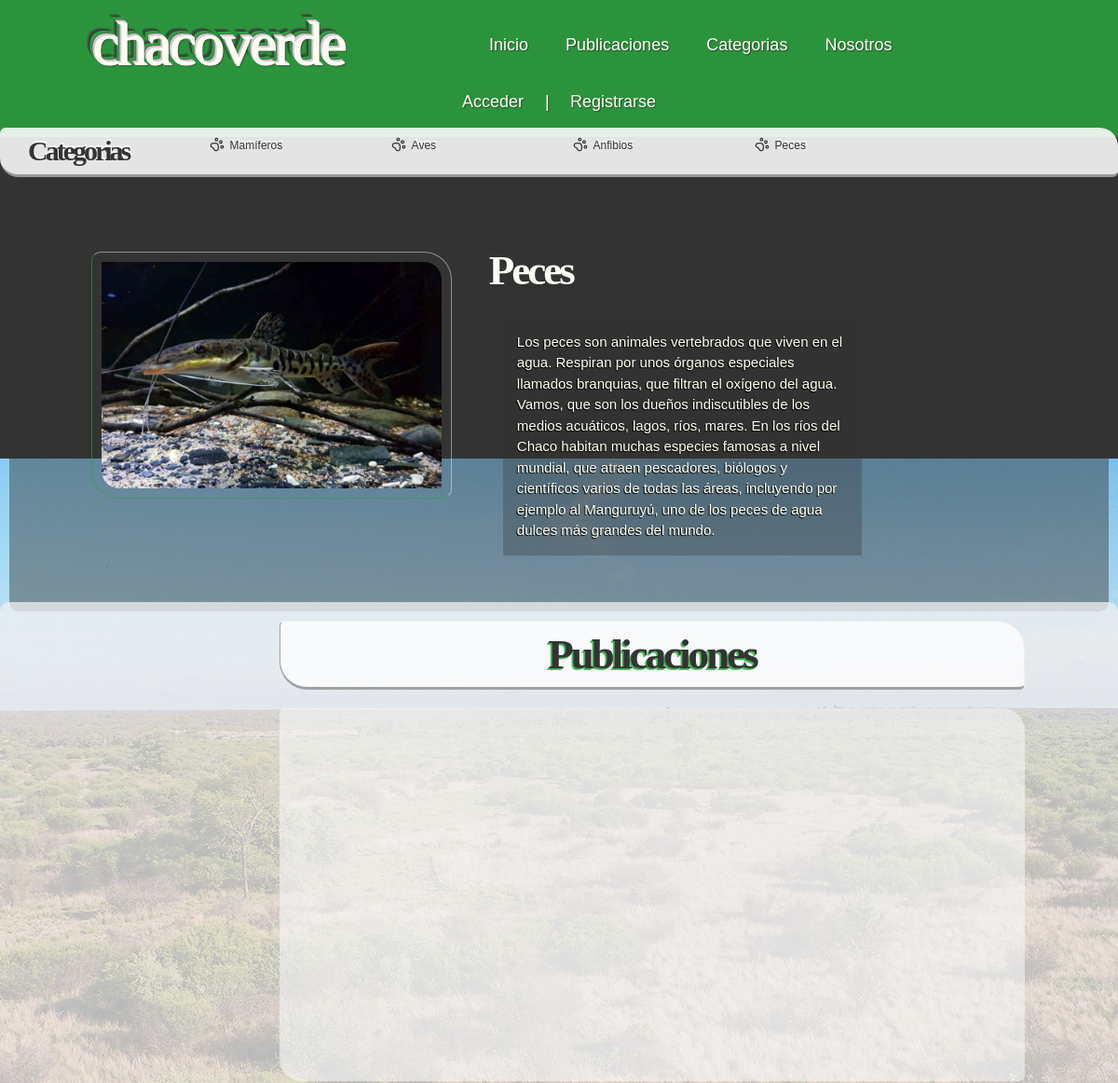
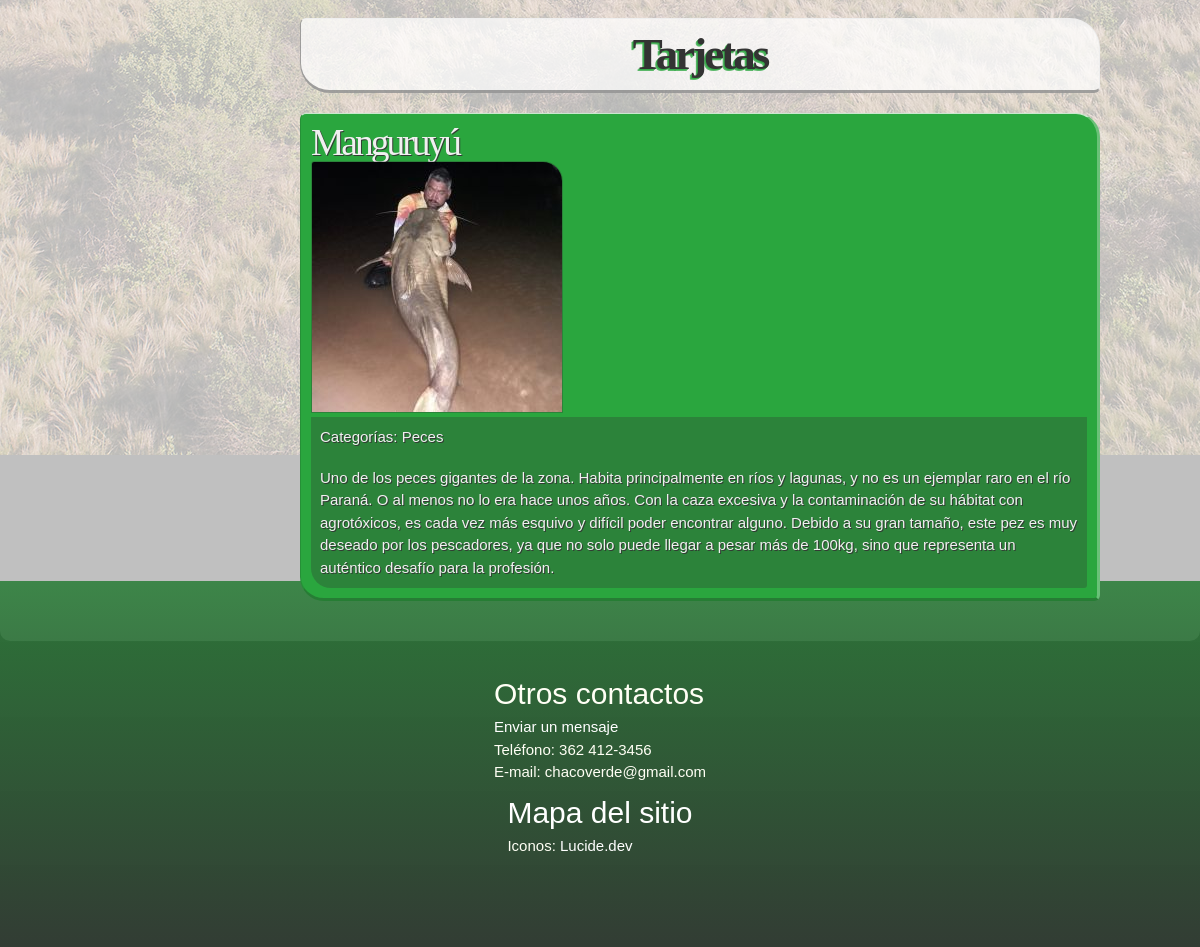
Page /categorias/filtrado_categoria_todo/4 on the earlier database version (2 pictures, top to bottom).
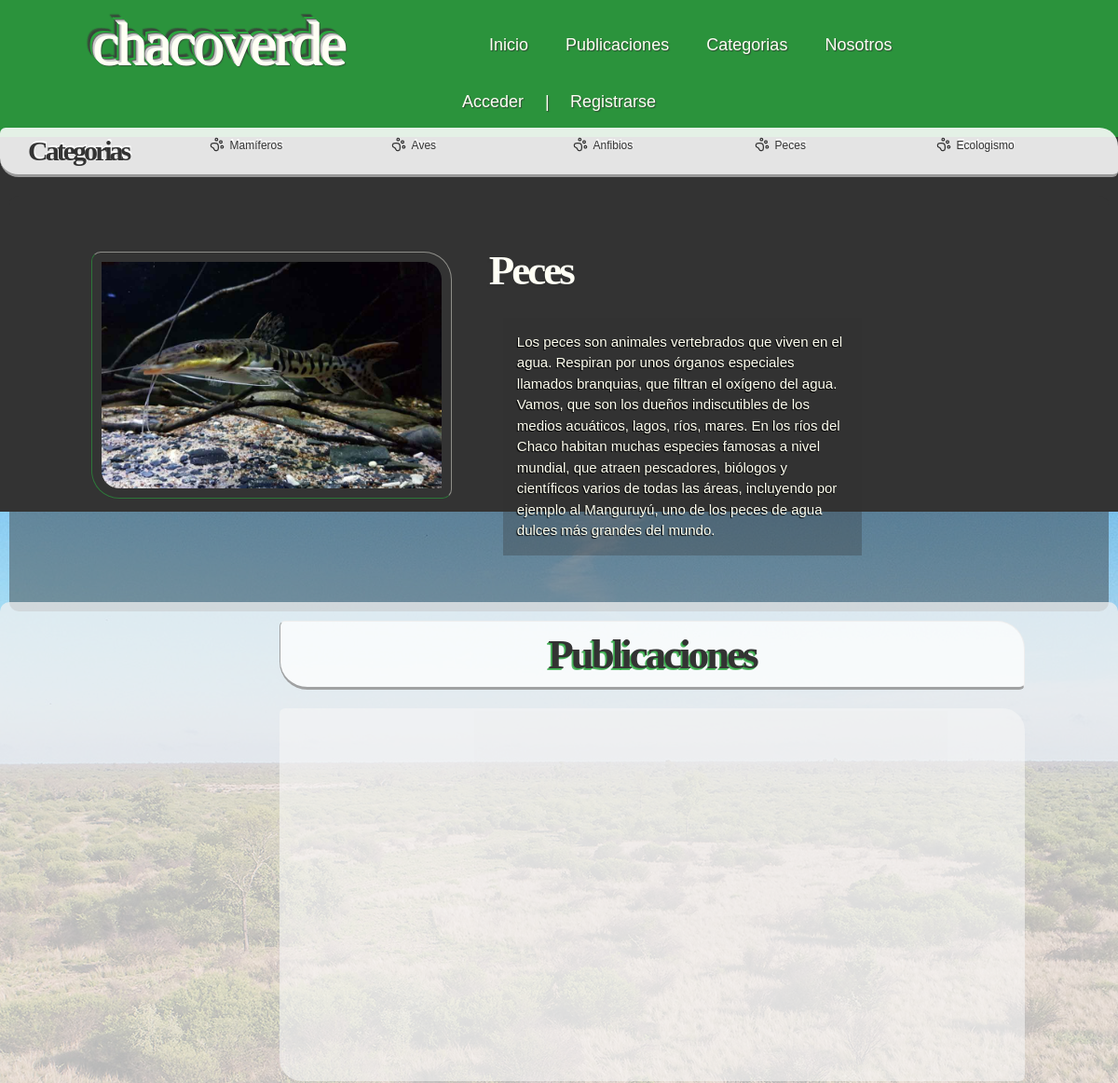
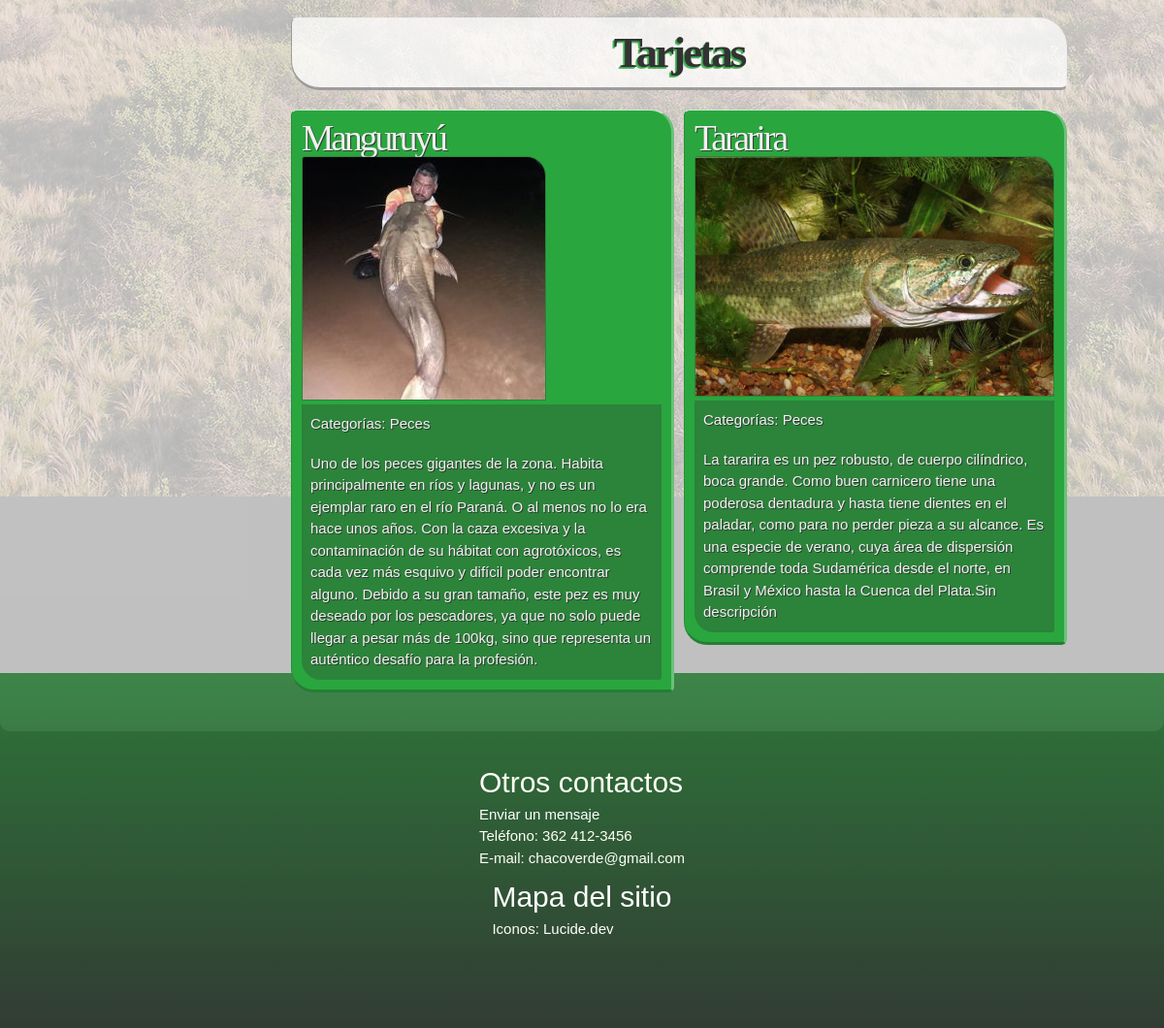
Same page on the later database version (2 pictures, top to bottom).
### apps/categorias/models.py (models this page shows, shortened)
class Categoria_Sobre(models.Model):
	sobre = models.CharField(max_length = 100)
	imagen = models.ImageField(upload_to = 'categorias_foto')
	descripcion = models.TextField(default= None)

### apps/tarjetas/models.py (models this page shows, shortened)
class Tarjeta(models.Model):
	nombre = models.CharField(max_length = 100)
	descripcion = models.TextField(default="Sin descripción")
	imagen = models.ImageField(upload_to = 'tarjetas_fotos')
	categoria_sobre = models.ManyToManyField(Categoria_Sobre)

### apps/categorias/views.py (the view)
# urls.py: path('filtrado_categoria_todo/<int:pk>', views.filtro_categoria_todo, name = 'path_filtrado_categoria_todo'),
def filtro_categoria_todo(request,pk):
	c = Categoria_Sobre.objects.get(pk = pk)
	cat = Categoria_Sobre.objects.get(pk = pk)
	p = Post.objects.filter(categoria_sobre = c)
	t = Tarjeta.objects.filter(categoria_sobre = c)
	context = {}
	context['posts'] = p
	context['tarjetas'] = t
	context['cat'] = cat
	categorias = Categoria_Sobre.objects.all()
	context['categorias'] = categorias
	return render(request,'categoriaxpostxtarjeta/detalle_categoria_lista_posts_tarjetas.html', context)

### apps/categorias/context_processors.py (called while the page is built)
def categorias_globales(request):
    return {'categorias': Categoria_Sobre.objects.all()}

### templates/categoriaxpostxtarjeta/detalle_categoria_lista_posts_tarjetas.html (shortened to what this page needs)
{% extends 'base.html' %}
{% block contenido %}
	<section id="hero">
		<img src="{{ cat.imagen.url }}" />
		<section>
			<h2>{{ cat.sobre }}</h2>
			<p>{{ cat.descripcion }}</p>
		</section>
	</section>
	<main>
		<h2>Publicaciones</h2>
		<section id="publicaciones">
		</section>
		<h2>Tarjetas</h2>
		<section id="tarjetas">
		{% for t in tarjetas %}
			<article>
				<a href="{% url 'tarjetas:path_detalle_tarjeta' t.pk %}">
					<h3>{{t.nombre}}</h3>
					<img src="{{ t.imagen.url }}">
				</a>
				<p>Categorías:
				{% for c in t.categoria_sobre.all %}
					<a href="{% url 'categorias:path_filtrado_categoria_todo' c.pk %}">{{c.sobre}}</a>
				{% endfor %}
				</p>
				<p>{{t.descripcion}}</p>
			</article>
		{% endfor %}
		</section>
	</main>
{% endblock contenido %}

### templates/base.html (shortened to what this page needs)
{% load static %}
<!doctype html>
<html>
<head>
	<link rel="stylesheet" type="text/css" href="{% static 'css/reset.css' %}" />
	<link rel="stylesheet" type="text/css" href="{% static 'css/main.css' %}" />
</head>
<body>
	<header>
		<h1>chacoverde</h1>
		<nav>
			<ul>
                <li><a href="{% url 'path_home' %}">Inicio</a></li>
                <li><a href="{% url 'posts:path_listar_posts' %}">Publicaciones</a></li>
                <li><a href="{% url 'categorias:path_listar_categorias' %}">Categorias</a></li>
                <li><a href="{% url 'usuarios:path_contacto' %}">Nosotros</a></li>
			</ul>
		</nav>
	{% if user.is_authenticated %}
		<ul class="autenticado">
			<li>Hola, {{ user.username }} :) </li>
			<li>
				<form method="POST" action="{% url 'usuarios:path_logout' %}">
					{% csrf_token %}
            		<button type="submit" value="Cerrar sesión">
            	</form>
			</li>
			<li><a href="{% url 'usuarios:path_logout' %}" class="usuarios">Cerrar sesión</a></li>
		</ul>
	{% else %}
		<ul>
			<li><a href="{% url 'usuarios:path_login' %}">Acceder</a> |</li>
			<li><a href="{% url 'usuarios:path_registro' %}">Registrarse</a></li>
		</ul>
	{% endif %}
	</header>
	<aside>
		<h3>Categorias</h3>
		<ul>
		{% for c in categorias %}
			<li><a href="{% url 'categorias:path_filtrado_categoria_todo' c.pk %}">{{ c.sobre }}</a></li>
		{% endfor %}
		</ul>
	</aside>
    {% block contenido %}
    {% endblock contenido %}
	<footer>
		<ul>
			<li><h4>Otros contactos</h4></li>
			<li><a href="{% url 'usuarios:path_contacto' %}">Enviar un mensaje</a></li>
			<li>Teléfono: 362 412-3456</li>
			<li>E-mail: chacoverde@gmail.com</li>
		</ul>
		<ul>
			<li><h4><a href="{% url 'path_mapa_del_sitio' %}">Mapa del sitio</a></h4></li>
			<li><p>Iconos: <a href="https://lucide.dev">Lucide.dev</a></li>
		</ul>
	</footer>
</body>
</html>

Differences in the rows shown:
added Categoria_Sobre: sobre "Ecologismo", shown under "Categorias"
added Tarjeta: nombre "Tararira", imagen (picture), descripcion "La tararira es un pez robusto, de cuerpo cilíndrico, boca grande. Como buen carnicero tiene una poderosa dentadura y hasta tiene dientes en el paladar, como para no perder pieza a su alcance. Es una especie de verano, cuya área de dispersión comprende toda Sudamérica desde el norte, en Brasil y México hasta la Cuenca del Plata.Sin descripción", Categoria_Sobre (sobre "Peces")
